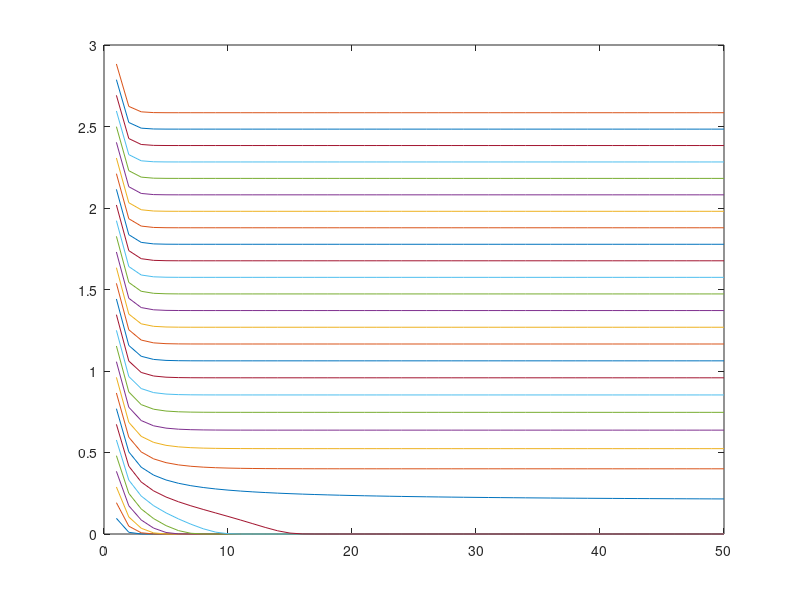

Recreate this plot in MATLAB.
function compute_denoising_variances

lams=0.1:0.1:3;

sigma2=0.2;

T=50;
lamc=zeros(T,length(lams));

for I=1:length(lams)
    l=10;
    for J=1:T
        l=l^2/(l+sigma2)^2*lams(I);
        lamc(J,I)=l;
    end;
end;

figure;
plot(lamc);

end
